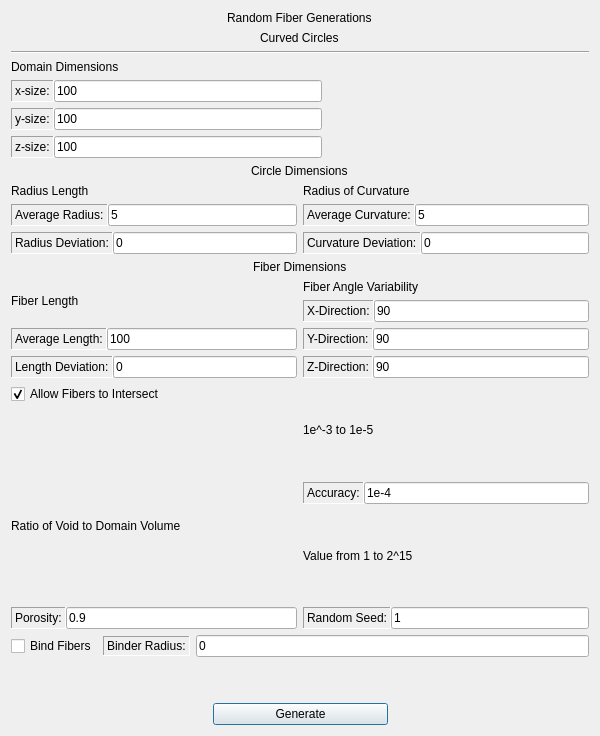
<?xml version="1.0" encoding="UTF-8"?>
<ui version="4.0">
 <class>RandomFiberGenCurvedCircle</class>
 <widget class="QDialog" name="RandomFiberGenCurvedCircle">
  <property name="geometry">
   <rect>
    <x>0</x>
    <y>0</y>
    <width>600</width>
    <height>736</height>
   </rect>
  </property>
  <property name="minimumSize">
   <size>
    <width>600</width>
    <height>0</height>
   </size>
  </property>
  <property name="windowTitle">
   <string>Generate</string>
  </property>
  <layout class="QVBoxLayout" name="verticalLayout_17">
   <item>
    <layout class="QVBoxLayout" name="verticalLayout_16">
     <item>
      <layout class="QVBoxLayout" name="verticalLayout_12">
       <item>
        <layout class="QVBoxLayout" name="verticalLayout_4">
         <item>
          <layout class="QVBoxLayout" name="verticalLayout_2">
           <item>
            <layout class="QVBoxLayout" name="verticalLayout">
             <item alignment="Qt::AlignHCenter">
              <widget class="QLabel" name="randFiberGenerationsLabel">
               <property name="styleSheet">
                <string notr="true">font: 75 16pt &quot;Serif&quot;;</string>
               </property>
               <property name="text">
                <string>Random Fiber Generations</string>
               </property>
              </widget>
             </item>
             <item alignment="Qt::AlignHCenter">
              <widget class="QLabel" name="straightCirclesLabel">
               <property name="styleSheet">
                <string notr="true">font: 11pt &quot;Serif&quot;;</string>
               </property>
               <property name="text">
                <string>Curved Circles</string>
               </property>
              </widget>
             </item>
            </layout>
           </item>
           <item>
            <widget class="Line" name="line">
             <property name="orientation">
              <enum>Qt::Horizontal</enum>
             </property>
            </widget>
           </item>
           <item>
            <layout class="QVBoxLayout" name="verticalLayout_8">
             <item>
              <widget class="QLabel" name="label_4">
               <property name="styleSheet">
                <string notr="true">font: 11pt &quot;Serif&quot;;</string>
               </property>
               <property name="text">
                <string>Domain Dimensions</string>
               </property>
              </widget>
             </item>
             <item>
              <layout class="QHBoxLayout" name="horizontalLayout_21">
               <property name="spacing">
                <number>0</number>
               </property>
               <item>
                <widget class="QLabel" name="xSizeLabel_2">
                 <property name="styleSheet">
                  <string notr="true">font: 11pt &quot;Serif&quot;;</string>
                 </property>
                 <property name="frameShape">
                  <enum>QFrame::Panel</enum>
                 </property>
                 <property name="frameShadow">
                  <enum>QFrame::Sunken</enum>
                 </property>
                 <property name="text">
                  <string>x-size:</string>
                 </property>
                </widget>
               </item>
               <item>
                <widget class="QLineEdit" name="xSizeEdit_2">
                 <property name="styleSheet">
                  <string notr="true">font: 11pt &quot;Serif&quot;;</string>
                 </property>
                 <property name="text">
                  <string>100</string>
                 </property>
                </widget>
               </item>
               <item>
                <spacer name="horizontalSpacer_3">
                 <property name="orientation">
                  <enum>Qt::Horizontal</enum>
                 </property>
                 <property name="sizeType">
                  <enum>QSizePolicy::MinimumExpanding</enum>
                 </property>
                 <property name="sizeHint" stdset="0">
                  <size>
                   <width>40</width>
                   <height>20</height>
                  </size>
                 </property>
                </spacer>
               </item>
              </layout>
             </item>
             <item>
              <layout class="QHBoxLayout" name="horizontalLayout_22">
               <property name="spacing">
                <number>0</number>
               </property>
               <item>
                <widget class="QLabel" name="ySizeLabel_2">
                 <property name="styleSheet">
                  <string notr="true">font: 11pt &quot;Serif&quot;;</string>
                 </property>
                 <property name="frameShape">
                  <enum>QFrame::Panel</enum>
                 </property>
                 <property name="frameShadow">
                  <enum>QFrame::Sunken</enum>
                 </property>
                 <property name="text">
                  <string>y-size:</string>
                 </property>
                </widget>
               </item>
               <item>
                <widget class="QLineEdit" name="ySizeEdit_2">
                 <property name="styleSheet">
                  <string notr="true">font: 11pt &quot;Serif&quot;;</string>
                 </property>
                 <property name="text">
                  <string>100</string>
                 </property>
                </widget>
               </item>
               <item>
                <spacer name="horizontalSpacer_4">
                 <property name="orientation">
                  <enum>Qt::Horizontal</enum>
                 </property>
                 <property name="sizeType">
                  <enum>QSizePolicy::MinimumExpanding</enum>
                 </property>
                 <property name="sizeHint" stdset="0">
                  <size>
                   <width>40</width>
                   <height>20</height>
                  </size>
                 </property>
                </spacer>
               </item>
              </layout>
             </item>
             <item>
              <layout class="QHBoxLayout" name="horizontalLayout_23">
               <property name="spacing">
                <number>0</number>
               </property>
               <item>
                <widget class="QLabel" name="zSizeLabel_2">
                 <property name="styleSheet">
                  <string notr="true">font: 11pt &quot;Serif&quot;;</string>
                 </property>
                 <property name="frameShape">
                  <enum>QFrame::Panel</enum>
                 </property>
                 <property name="frameShadow">
                  <enum>QFrame::Sunken</enum>
                 </property>
                 <property name="text">
                  <string>z-size:</string>
                 </property>
                </widget>
               </item>
               <item>
                <widget class="QLineEdit" name="zSizeEdit_2">
                 <property name="styleSheet">
                  <string notr="true">font: 11pt &quot;Serif&quot;;</string>
                 </property>
                 <property name="text">
                  <string>100</string>
                 </property>
                </widget>
               </item>
               <item>
                <spacer name="horizontalSpacer_5">
                 <property name="orientation">
                  <enum>Qt::Horizontal</enum>
                 </property>
                 <property name="sizeType">
                  <enum>QSizePolicy::MinimumExpanding</enum>
                 </property>
                 <property name="sizeHint" stdset="0">
                  <size>
                   <width>40</width>
                   <height>20</height>
                  </size>
                 </property>
                </spacer>
               </item>
              </layout>
             </item>
            </layout>
           </item>
          </layout>
         </item>
         <item>
          <layout class="QVBoxLayout" name="verticalLayout_3">
           <item alignment="Qt::AlignHCenter">
            <widget class="QLabel" name="circleDimensionsLabel_2">
             <property name="styleSheet">
              <string notr="true">font: 11pt &quot;Serif&quot;;</string>
             </property>
             <property name="text">
              <string>Circle Dimensions</string>
             </property>
            </widget>
           </item>
           <item>
            <layout class="QHBoxLayout" name="horizontalLayout">
             <item>
              <layout class="QVBoxLayout" name="verticalLayout_7">
               <item>
                <widget class="QLabel" name="label_2">
                 <property name="styleSheet">
                  <string notr="true">font: 11pt &quot;Serif&quot;;</string>
                 </property>
                 <property name="text">
                  <string>Radius Length</string>
                 </property>
                </widget>
               </item>
               <item>
                <layout class="QHBoxLayout" name="horizontalLayout_19">
                 <property name="spacing">
                  <number>0</number>
                 </property>
                 <item>
                  <widget class="QLabel" name="avgRadiusLabel_2">
                   <property name="styleSheet">
                    <string notr="true">font: 11pt &quot;Serif&quot;;</string>
                   </property>
                   <property name="frameShape">
                    <enum>QFrame::Panel</enum>
                   </property>
                   <property name="frameShadow">
                    <enum>QFrame::Sunken</enum>
                   </property>
                   <property name="text">
                    <string>Average Radius:</string>
                   </property>
                  </widget>
                 </item>
                 <item>
                  <widget class="QLineEdit" name="avgRadiusEdit_2">
                   <property name="styleSheet">
                    <string notr="true">font: 11pt &quot;Serif&quot;;</string>
                   </property>
                   <property name="text">
                    <string>5</string>
                   </property>
                  </widget>
                 </item>
                </layout>
               </item>
               <item>
                <layout class="QHBoxLayout" name="horizontalLayout_20">
                 <property name="spacing">
                  <number>0</number>
                 </property>
                 <item>
                  <widget class="QLabel" name="radiusDevLabel_2">
                   <property name="styleSheet">
                    <string notr="true">font: 11pt &quot;Serif&quot;;</string>
                   </property>
                   <property name="frameShape">
                    <enum>QFrame::Panel</enum>
                   </property>
                   <property name="frameShadow">
                    <enum>QFrame::Sunken</enum>
                   </property>
                   <property name="text">
                    <string>Radius Deviation:</string>
                   </property>
                  </widget>
                 </item>
                 <item>
                  <widget class="QLineEdit" name="radiusDevEdit_2">
                   <property name="styleSheet">
                    <string notr="true">font: 11pt &quot;Serif&quot;;</string>
                   </property>
                   <property name="text">
                    <string>0</string>
                   </property>
                  </widget>
                 </item>
                </layout>
               </item>
              </layout>
             </item>
             <item>
              <layout class="QVBoxLayout" name="verticalLayout_9">
               <item>
                <widget class="QLabel" name="label_5">
                 <property name="styleSheet">
                  <string notr="true">font: 11pt &quot;Serif&quot;;</string>
                 </property>
                 <property name="text">
                  <string>Radius of Curvature</string>
                 </property>
                </widget>
               </item>
               <item>
                <layout class="QHBoxLayout" name="horizontalLayout_25">
                 <property name="spacing">
                  <number>0</number>
                 </property>
                 <item>
                  <widget class="QLabel" name="avgRadiusCurvLabel">
                   <property name="styleSheet">
                    <string notr="true">font: 11pt &quot;Serif&quot;;</string>
                   </property>
                   <property name="frameShape">
                    <enum>QFrame::Panel</enum>
                   </property>
                   <property name="frameShadow">
                    <enum>QFrame::Sunken</enum>
                   </property>
                   <property name="text">
                    <string>Average Curvature:</string>
                   </property>
                  </widget>
                 </item>
                 <item>
                  <widget class="QLineEdit" name="avgRadiusCurvEdit">
                   <property name="styleSheet">
                    <string notr="true">font: 11pt &quot;Serif&quot;;</string>
                   </property>
                   <property name="text">
                    <string>5</string>
                   </property>
                  </widget>
                 </item>
                </layout>
               </item>
               <item>
                <layout class="QHBoxLayout" name="horizontalLayout_26">
                 <property name="spacing">
                  <number>0</number>
                 </property>
                 <item>
                  <widget class="QLabel" name="curvDeviationLabel">
                   <property name="styleSheet">
                    <string notr="true">font: 11pt &quot;Serif&quot;;</string>
                   </property>
                   <property name="frameShape">
                    <enum>QFrame::Panel</enum>
                   </property>
                   <property name="frameShadow">
                    <enum>QFrame::Sunken</enum>
                   </property>
                   <property name="text">
                    <string>Curvature Deviation:</string>
                   </property>
                  </widget>
                 </item>
                 <item>
                  <widget class="QLineEdit" name="curvDeviationEdit">
                   <property name="styleSheet">
                    <string notr="true">font: 11pt &quot;Serif&quot;;</string>
                   </property>
                   <property name="text">
                    <string>0</string>
                   </property>
                  </widget>
                 </item>
                </layout>
               </item>
              </layout>
             </item>
            </layout>
           </item>
          </layout>
         </item>
        </layout>
       </item>
       <item>
        <layout class="QVBoxLayout" name="verticalLayout_11">
         <item alignment="Qt::AlignHCenter">
          <widget class="QLabel" name="label">
           <property name="styleSheet">
            <string notr="true">font: 11pt &quot;Serif&quot;;</string>
           </property>
           <property name="text">
            <string>Fiber Dimensions</string>
           </property>
          </widget>
         </item>
         <item>
          <layout class="QHBoxLayout" name="horizontalLayout_2">
           <item>
            <layout class="QVBoxLayout" name="verticalLayout_5">
             <item>
              <widget class="QLabel" name="label_11">
               <property name="styleSheet">
                <string notr="true">font: 11pt &quot;Serif&quot;;</string>
               </property>
               <property name="text">
                <string>Fiber Length</string>
               </property>
              </widget>
             </item>
             <item>
              <layout class="QHBoxLayout" name="horizontalLayout_16">
               <property name="spacing">
                <number>0</number>
               </property>
               <item>
                <widget class="QLabel" name="avgLength_2">
                 <property name="styleSheet">
                  <string notr="true">font: 11pt &quot;Serif&quot;;</string>
                 </property>
                 <property name="frameShape">
                  <enum>QFrame::Panel</enum>
                 </property>
                 <property name="frameShadow">
                  <enum>QFrame::Sunken</enum>
                 </property>
                 <property name="text">
                  <string>Average Length:</string>
                 </property>
                </widget>
               </item>
               <item>
                <widget class="QLineEdit" name="avgLengthEdit_2">
                 <property name="styleSheet">
                  <string notr="true">font: 11pt &quot;Serif&quot;;</string>
                 </property>
                 <property name="text">
                  <string>100</string>
                 </property>
                </widget>
               </item>
              </layout>
             </item>
             <item>
              <layout class="QHBoxLayout" name="horizontalLayout_17">
               <property name="spacing">
                <number>0</number>
               </property>
               <item>
                <widget class="QLabel" name="lengthDevLabel_2">
                 <property name="styleSheet">
                  <string notr="true">font: 11pt &quot;Serif&quot;;</string>
                 </property>
                 <property name="frameShape">
                  <enum>QFrame::Panel</enum>
                 </property>
                 <property name="frameShadow">
                  <enum>QFrame::Sunken</enum>
                 </property>
                 <property name="text">
                  <string>Length Deviation:</string>
                 </property>
                </widget>
               </item>
               <item>
                <widget class="QLineEdit" name="lengthDevEdit_2">
                 <property name="styleSheet">
                  <string notr="true">font: 11pt &quot;Serif&quot;;</string>
                 </property>
                 <property name="text">
                  <string>0</string>
                 </property>
                </widget>
               </item>
              </layout>
             </item>
            </layout>
           </item>
           <item>
            <layout class="QVBoxLayout" name="verticalLayout_6">
             <item>
              <widget class="QLabel" name="fibAngleVarLabel_2">
               <property name="styleSheet">
                <string notr="true">font: 11pt &quot;Serif&quot;;</string>
               </property>
               <property name="text">
                <string>Fiber Angle Variability</string>
               </property>
              </widget>
             </item>
             <item>
              <layout class="QHBoxLayout" name="horizontalLayout_13">
               <property name="spacing">
                <number>0</number>
               </property>
               <item>
                <widget class="QLabel" name="xDirLabel_2">
                 <property name="styleSheet">
                  <string notr="true">font: 11pt &quot;Serif&quot;;</string>
                 </property>
                 <property name="frameShape">
                  <enum>QFrame::Panel</enum>
                 </property>
                 <property name="frameShadow">
                  <enum>QFrame::Sunken</enum>
                 </property>
                 <property name="text">
                  <string>X-Direction:</string>
                 </property>
                </widget>
               </item>
               <item>
                <widget class="QLineEdit" name="xAngleEdit_2">
                 <property name="styleSheet">
                  <string notr="true">font: 11pt &quot;Serif&quot;;</string>
                 </property>
                 <property name="text">
                  <string>90</string>
                 </property>
                </widget>
               </item>
              </layout>
             </item>
             <item>
              <layout class="QHBoxLayout" name="horizontalLayout_14">
               <property name="spacing">
                <number>0</number>
               </property>
               <item>
                <widget class="QLabel" name="yDirLabel_2">
                 <property name="styleSheet">
                  <string notr="true">font: 11pt &quot;Serif&quot;;</string>
                 </property>
                 <property name="frameShape">
                  <enum>QFrame::Panel</enum>
                 </property>
                 <property name="frameShadow">
                  <enum>QFrame::Sunken</enum>
                 </property>
                 <property name="text">
                  <string>Y-Direction:</string>
                 </property>
                </widget>
               </item>
               <item>
                <widget class="QLineEdit" name="yAngleEdit_2">
                 <property name="styleSheet">
                  <string notr="true">font: 11pt &quot;Serif&quot;;</string>
                 </property>
                 <property name="text">
                  <string>90</string>
                 </property>
                </widget>
               </item>
              </layout>
             </item>
             <item>
              <layout class="QHBoxLayout" name="horizontalLayout_15">
               <property name="spacing">
                <number>0</number>
               </property>
               <item>
                <widget class="QLabel" name="zDirLabel_2">
                 <property name="styleSheet">
                  <string notr="true">font: 11pt &quot;Serif&quot;;</string>
                 </property>
                 <property name="frameShape">
                  <enum>QFrame::Panel</enum>
                 </property>
                 <property name="frameShadow">
                  <enum>QFrame::Sunken</enum>
                 </property>
                 <property name="text">
                  <string>Z-Direction:</string>
                 </property>
                </widget>
               </item>
               <item>
                <widget class="QLineEdit" name="zAngleEdit_2">
                 <property name="styleSheet">
                  <string notr="true">font: 11pt &quot;Serif&quot;;</string>
                 </property>
                 <property name="text">
                  <string>90</string>
                 </property>
                </widget>
               </item>
              </layout>
             </item>
            </layout>
           </item>
          </layout>
         </item>
        </layout>
       </item>
      </layout>
     </item>
     <item>
      <layout class="QHBoxLayout" name="horizontalLayout_3">
       <item>
        <layout class="QVBoxLayout" name="verticalLayout_15">
         <item>
          <widget class="QCheckBox" name="Intersect">
           <property name="styleSheet">
            <string notr="true">font: 11pt &quot;Serif&quot;;</string>
           </property>
           <property name="text">
            <string>Allow Fibers to Intersect</string>
           </property>
           <property name="checked">
            <bool>true</bool>
           </property>
          </widget>
         </item>
         <item>
          <spacer name="verticalSpacer">
           <property name="orientation">
            <enum>Qt::Vertical</enum>
           </property>
           <property name="sizeType">
            <enum>QSizePolicy::Fixed</enum>
           </property>
           <property name="sizeHint" stdset="0">
            <size>
             <width>20</width>
             <height>40</height>
            </size>
           </property>
          </spacer>
         </item>
         <item>
          <widget class="QLabel" name="ratioVoidVolume">
           <property name="styleSheet">
            <string notr="true">font: 11pt &quot;Serif&quot;;</string>
           </property>
           <property name="text">
            <string>Ratio of Void to Domain Volume </string>
           </property>
          </widget>
         </item>
         <item>
          <layout class="QHBoxLayout" name="horizontalLayout_24">
           <property name="spacing">
            <number>0</number>
           </property>
           <item>
            <widget class="QLabel" name="porosityLabel_2">
             <property name="styleSheet">
              <string notr="true">font: 11pt &quot;Serif&quot;;</string>
             </property>
             <property name="frameShape">
              <enum>QFrame::Panel</enum>
             </property>
             <property name="frameShadow">
              <enum>QFrame::Sunken</enum>
             </property>
             <property name="text">
              <string>Porosity:</string>
             </property>
            </widget>
           </item>
           <item>
            <widget class="QLineEdit" name="porosityEdit_2">
             <property name="styleSheet">
              <string notr="true">font: 11pt &quot;Serif&quot;;</string>
             </property>
             <property name="text">
              <string>0.9</string>
             </property>
            </widget>
           </item>
          </layout>
         </item>
        </layout>
       </item>
       <item>
        <layout class="QVBoxLayout" name="verticalLayout_14">
         <item>
          <layout class="QVBoxLayout" name="verticalLayout_13">
           <item>
            <widget class="QLabel" name="label_7">
             <property name="styleSheet">
              <string notr="true">font: 11pt &quot;Serif&quot;;</string>
             </property>
             <property name="text">
              <string>1e^-3 to 1e-5</string>
             </property>
            </widget>
           </item>
           <item>
            <layout class="QHBoxLayout" name="horizontalLayout_27">
             <property name="spacing">
              <number>0</number>
             </property>
             <item>
              <widget class="QLabel" name="label_6">
               <property name="whatsThis">
                <string>&lt;html&gt;&lt;head/&gt;&lt;body&gt;&lt;p&gt;Choose level of accuracy for the generator. Typical values are 1e-3 to 1e-5.&lt;/p&gt;&lt;/body&gt;&lt;/html&gt;</string>
               </property>
               <property name="styleSheet">
                <string notr="true">font: 11pt &quot;Serif&quot;;</string>
               </property>
               <property name="frameShape">
                <enum>QFrame::Panel</enum>
               </property>
               <property name="frameShadow">
                <enum>QFrame::Sunken</enum>
               </property>
               <property name="text">
                <string>Accuracy:</string>
               </property>
              </widget>
             </item>
             <item>
              <widget class="QLineEdit" name="accuracyEdit">
               <property name="whatsThis">
                <string>&lt;html&gt;&lt;head/&gt;&lt;body&gt;&lt;p&gt;Choose level of accuracy for the generator. Typical values are 1e-3 to 1e-5.&lt;/p&gt;&lt;/body&gt;&lt;/html&gt;</string>
               </property>
               <property name="styleSheet">
                <string notr="true">font: 11pt &quot;Serif&quot;;</string>
               </property>
               <property name="text">
                <string>1e-4</string>
               </property>
              </widget>
             </item>
            </layout>
           </item>
          </layout>
         </item>
         <item>
          <layout class="QVBoxLayout" name="verticalLayout_10">
           <item>
            <widget class="QLabel" name="randSeedValuesLabel">
             <property name="styleSheet">
              <string notr="true">font: 11pt &quot;Serif&quot;;</string>
             </property>
             <property name="text">
              <string>Value from 1 to 2^15</string>
             </property>
            </widget>
           </item>
           <item>
            <layout class="QHBoxLayout" name="horizontalLayout_18">
             <property name="spacing">
              <number>0</number>
             </property>
             <item>
              <widget class="QLabel" name="randSeedLabel_2">
               <property name="whatsThis">
                <string>&lt;html&gt;&lt;head/&gt;&lt;body&gt;&lt;p&gt;Choose a value between [1, 2^15]. This will be the starting position of the random generator.&lt;/p&gt;&lt;/body&gt;&lt;/html&gt;</string>
               </property>
               <property name="styleSheet">
                <string notr="true">font: 11pt &quot;Serif&quot;;</string>
               </property>
               <property name="frameShape">
                <enum>QFrame::Panel</enum>
               </property>
               <property name="frameShadow">
                <enum>QFrame::Sunken</enum>
               </property>
               <property name="text">
                <string>Random Seed:</string>
               </property>
              </widget>
             </item>
             <item>
              <widget class="QLineEdit" name="randSeedEdit_2">
               <property name="whatsThis">
                <string>&lt;html&gt;&lt;head/&gt;&lt;body&gt;&lt;p&gt;Choose a value between [1, 2^15]. This will be the starting position of the random generator.&lt;/p&gt;&lt;/body&gt;&lt;/html&gt;</string>
               </property>
               <property name="styleSheet">
                <string notr="true">font: 11pt &quot;Serif&quot;;</string>
               </property>
               <property name="text">
                <string>1</string>
               </property>
              </widget>
             </item>
            </layout>
           </item>
          </layout>
         </item>
        </layout>
       </item>
      </layout>
     </item>
    </layout>
   </item>
   <item>
    <layout class="QHBoxLayout" name="horizontalLayout_28">
     <item>
      <widget class="QCheckBox" name="bindCheck">
       <property name="maximumSize">
        <size>
         <width>16777215</width>
         <height>20</height>
        </size>
       </property>
       <property name="text">
        <string>Bind Fibers</string>
       </property>
       <property name="checked">
        <bool>false</bool>
       </property>
      </widget>
     </item>
     <item>
      <widget class="QLabel" name="avgRadiusLabel_3">
       <property name="maximumSize">
        <size>
         <width>16777215</width>
         <height>20</height>
        </size>
       </property>
       <property name="styleSheet">
        <string notr="true">font: 10pt &quot;Serif&quot;;</string>
       </property>
       <property name="frameShape">
        <enum>QFrame::Panel</enum>
       </property>
       <property name="frameShadow">
        <enum>QFrame::Sunken</enum>
       </property>
       <property name="text">
        <string>Binder Radius:</string>
       </property>
      </widget>
     </item>
     <item>
      <widget class="QLineEdit" name="bindRadiusEdit">
       <property name="styleSheet">
        <string notr="true">font: 10pt &quot;Serif&quot;;</string>
       </property>
       <property name="text">
        <string>0</string>
       </property>
      </widget>
     </item>
    </layout>
   </item>
   <item>
    <spacer name="verticalSpacer_2">
     <property name="orientation">
      <enum>Qt::Vertical</enum>
     </property>
     <property name="sizeType">
      <enum>QSizePolicy::Fixed</enum>
     </property>
     <property name="sizeHint" stdset="0">
      <size>
       <width>20</width>
       <height>40</height>
      </size>
     </property>
    </spacer>
   </item>
   <item>
    <layout class="QHBoxLayout" name="horizontalLayout_4">
     <item>
      <spacer name="horizontalSpacer">
       <property name="orientation">
        <enum>Qt::Horizontal</enum>
       </property>
       <property name="sizeHint" stdset="0">
        <size>
         <width>40</width>
         <height>20</height>
        </size>
       </property>
      </spacer>
     </item>
     <item>
      <widget class="QPushButton" name="Generate">
       <property name="minimumSize">
        <size>
         <width>175</width>
         <height>0</height>
        </size>
       </property>
       <property name="styleSheet">
        <string notr="true">font: 11pt &quot;Serif&quot;;</string>
       </property>
       <property name="text">
        <string>Generate</string>
       </property>
      </widget>
     </item>
     <item>
      <spacer name="horizontalSpacer_2">
       <property name="orientation">
        <enum>Qt::Horizontal</enum>
       </property>
       <property name="sizeHint" stdset="0">
        <size>
         <width>40</width>
         <height>20</height>
        </size>
       </property>
      </spacer>
     </item>
    </layout>
   </item>
  </layout>
 </widget>
 <tabstops>
  <tabstop>xSizeEdit_2</tabstop>
  <tabstop>ySizeEdit_2</tabstop>
  <tabstop>zSizeEdit_2</tabstop>
  <tabstop>avgRadiusEdit_2</tabstop>
  <tabstop>avgRadiusCurvEdit</tabstop>
  <tabstop>radiusDevEdit_2</tabstop>
  <tabstop>curvDeviationEdit</tabstop>
  <tabstop>avgLengthEdit_2</tabstop>
  <tabstop>lengthDevEdit_2</tabstop>
  <tabstop>xAngleEdit_2</tabstop>
  <tabstop>yAngleEdit_2</tabstop>
  <tabstop>zAngleEdit_2</tabstop>
  <tabstop>Intersect</tabstop>
  <tabstop>accuracyEdit</tabstop>
  <tabstop>porosityEdit_2</tabstop>
  <tabstop>randSeedEdit_2</tabstop>
  <tabstop>bindCheck</tabstop>
  <tabstop>bindRadiusEdit</tabstop>
  <tabstop>Generate</tabstop>
 </tabstops>
 <resources/>
 <connections/>
</ui>
